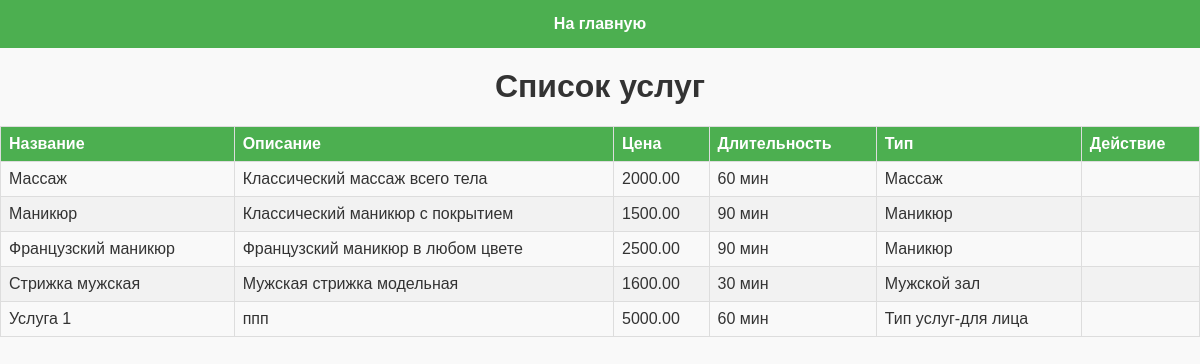
The page /view-services/ (signed in) on the database its author committed.
### spa_salon_services/models.py (models this page shows, shortened)
class SpaService(models.Model):
    name = models.CharField(max_length=100)
    description = models.TextField()
    price = models.DecimalField(max_digits=10, decimal_places=2, default=0.00)  # Значение по умолчанию для цены
    duration = models.IntegerField(default=30)  # Значение по умолчанию для продолжительности в минутах
    service_type = models.CharField(max_length=100, default='Общий');  # Значение по умолчанию для типа услуги

### spa_salon_services/views.py (the view)
# urls.py: path('view-services/', views.view_spa_services, name='view_spa_services'),  # Маршрут для просмотра услуг
@login_required
def view_spa_services(request):
    services = SpaService.objects.all()  # Получаем список всех услуг
    return render(request, 'services/view_spa_services.html', {'services': services})

### spa_salon_services/templates/services/view_spa_services.html (shortened to what this page needs)
{% load static %}
<!DOCTYPE html>
<html lang="ru">
<head>
    <link rel="stylesheet" href="{% static 'css/style_for_table.css' %}">
    <link rel="stylesheet" href="{% static 'css/style2.css' %}">
</head>
<body style="
    background-image: url('https://bogatyr.club/uploads/posts/2023-02/1675476878_bogatyr-club-p-pioni-svetlie-fon-vkontakte-1.jpg');
    background-size: cover;
    background-position: center;
    background-repeat: no-repeat;
    margin: 0; /* Убирает отступы по умолчанию */
    height: 100vh; /* Заставляет тело занимать всю высоту экрана */
">
<nav>
        <a href="{% url 'home' %}">На главную</a>
</nav>
    <h1>Список услуг</h1>
    <table>
        <thead>
            <tr>
                <th>Название</th>
                <th>Описание</th>
                <th>Цена</th>
                <th>Длительность</th>
                <th>Тип</th>
                <th>Действие</th>
            </tr>
        </thead>
        <tbody>
            {% for service in services %}
            <tr>
                <td>{{ service.name }}</td>
                <td>{{ service.description }}</td>
                <td>{{ service.price }}</td>
                <td>{{ service.duration }} мин</td>
                <td>{{ service.service_type }}</td>
                <td>
                </td>
            </tr>
            {% empty %}
            <tr>
                <td colspan="5">Нет доступных услуг.</td>
            </tr>
            {% endfor %}
        </tbody>
    </table>
</body>
</html>

### spa_salon_services/static/css/style_for_table.css (style rules this page uses)
table { width: 100%; border-collapse: collapse; margin: 20px 0; font-size: 1em; }
table thead { background-color: #4CAF50; color: white; }
table th, table td { border: 1px solid #ddd; padding: 8px; text-align: left; }
table tr:nth-child(even) { background-color: #f2f2f2; }
h1 { color: #333; }
a { color: #4CAF50; text-decoration: none; }

### spa_salon_services/static/css/style2.css (style rules this page uses)
body { font-family: Arial, sans-serif; background-color: #f9f9f9; margin: 0; padding: 0; color: #333; }
nav { background-color: #4CAF50; padding: 15px; text-align: center; }
nav a { margin: 0 15px; text-decoration: none; color: white; font-weight: bold; transition: background-color 0.3s; }
h1 { text-align: center; margin-top: 20px; }

### rows shown on the page
SpaService: name "Массаж", description "Классический массаж всего тела", price "2000.00", duration "60", service_type "Массаж"
SpaService: name "Маникюр", description "Классический маникюр с покрытием", price "1500.00", duration "90", service_type "Маникюр"
SpaService: name "Французский маникюр", description "Французский маникюр в любом цвете", price "2500.00", duration "90", service_type "Маникюр"
SpaService: name "Стрижка мужская", description "Мужская стрижка модельная", price "1600.00", duration "30", service_type "Мужской зал"
SpaService: name "Услуга 1", description "ппп", price "5000.00", duration "60", service_type "Тип услуг-для лица"
